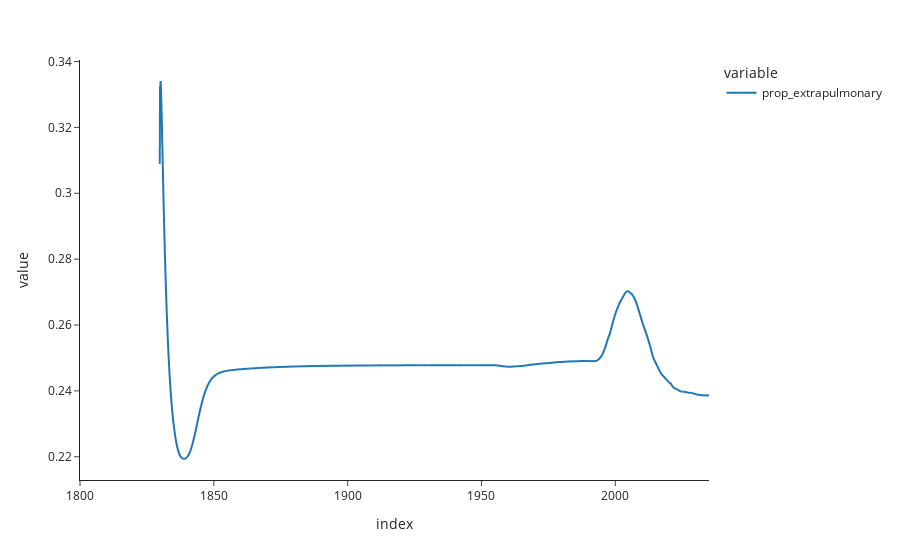

Here is the notebook cell this chart was saved with:
### Code cell
derived_df_0['prop_extrapulmonary'].plot()

### Figure 1 — Plotly figure (JSON) as saved in the notebook; plotly's stock layout.template omitted (floating-point values rounded to 4 significant figures; data arrays with more than 128 entries replaced by an {"elided": "..."} marker saying what was removed)
{"data": [{"hovertemplate": "variable=prop_extrapulmonary<br>index=%{x}<br>value=%{y}<extra></extra>", "legendgroup": "prop_extrapulmonary", "line": {"color": "#1F77B4", "dash": "solid"}, "marker": {"symbol": "circle"}, "mode": "lines", "name": "prop_extrapulmonary", "showlegend": true, "type": "scattergl", "x": {"elided": "2351 float values"}, "xaxis": "x", "y": {"elided": "2351 float values"}, "yaxis": "y"}], "layout": {"legend": {"title": {"text": "variable"}, "tracegroupgap": 0}, "margin": {"t": 60}, "xaxis": {"anchor": "y", "domain": [0, 1], "title": {"text": "index"}}, "yaxis": {"anchor": "x", "domain": [0, 1], "title": {"text": "value"}}}}
